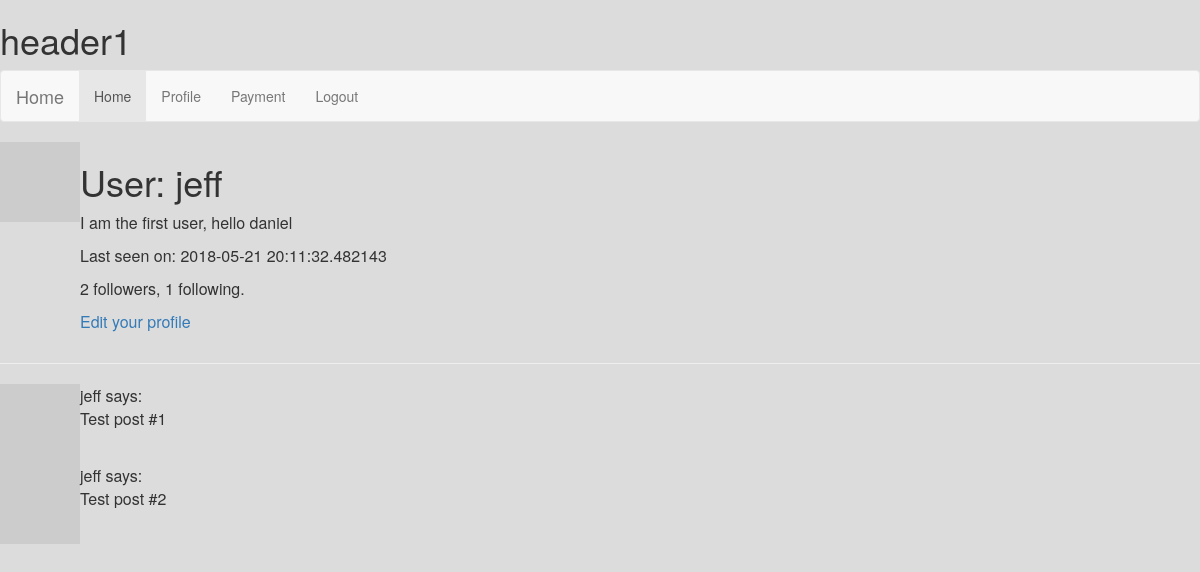
/user/jeff (signed in), run on an earlier commit of the app's database.
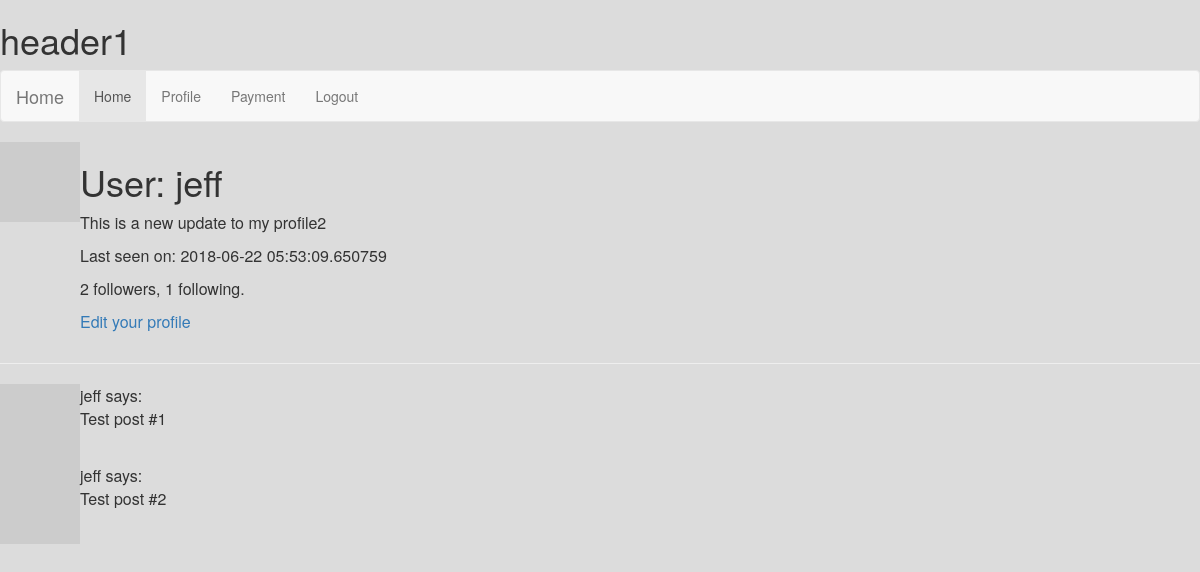
And on a later commit of the database.
### app/models.py (models this page shows, shortened)
class User(UserMixin, db.Model):
    id = db.Column(db.Integer, primary_key=True)
    username = db.Column(db.String(64), index=True, unique=True)
    email = db.Column(db.String(120), index=True, unique=True)
    password_hash = db.Column(db.String(128))
    posts = db.relationship('Post', backref='author', lazy='dynamic')
    about_me = db.Column(db.String(140))
    last_seen = db.Column(db.DateTime, default=datetime.utcnow)
    followed = db.relationship(
        'User', secondary=followers,
        primaryjoin=(followers.c.follower_id == id),
        secondaryjoin=(followers.c.followed_id == id),
        backref=db.backref('followers', lazy='dynamic'), lazy='dynamic')
    def avatar(self, size):
        digest = md5(self.email.lower().encode('utf-8')).hexdigest()
        return 'https://www.gravatar.com/avatar/{}?d=identicon&s={}'.format(
            digest, size)

### app/routes.py (the view)
@app.route('/user/<username>')
@login_required
def user(username):
    user = User.query.filter_by(username=username).first_or_404()
    posts = [
        {'author': user, 'body': 'Test post #1'},
        {'author': user, 'body': 'Test post #2'}
    ]
    return render_template('user.html', user=user, posts=posts)

### app/models.py (called while the page is built)
@login.user_loader
def load_user(id):
    return User.query.get(int(id))

### app/routes.py (called while the page is built)
@app.before_request
def before_request():
    if current_user.is_authenticated:
        current_user.last_seen = datetime.utcnow()
        db.session.commit()

### app/templates/user.html
{% extends "base.html" %}
{% block content %}
    <table>
        <tr valign="top">
            <td><img src="{{ user.avatar(128) }}"></td>
            <td>
                <h1>User: {{ user.username }}</h1>
        {% if user.about_me %}<p>{{ user.about_me }}</p>{% endif %}
        {% if user.last_seen %}<p>Last seen on: {{ user.last_seen }}</p>{% endif %}
        <p>{{ user.followers.count() }} followers, {{ user.followed.count() }} following.</p>
        {% if user == current_user %}
        <p><a href="{{ url_for('edit_profile') }}">Edit your profile</a></p>
        {% elif not current_user.is_following(user) %}
        <p><a href="{{ url_for('follow', username=user.username) }}">Follow</a></p>
        {% else %}
        <p><a href="{{ url_for('unfollow', username=user.username) }}">Unfollow</a></p>
        {% endif %}
            </td>
        </tr>
    </table>
    <hr>
    {% for post in posts %}
        {% include '_post.html' %}
    {% endfor %}
{% endblock %}

### app/templates/base.html (shortened to what this page needs)
<html>
    <head>
      <link rel="stylesheet" href="https://maxcdn.bootstrapcdn.com/bootstrap/3.3.7/css/bootstrap.min.css">
      <link rel="stylesheet" href="{{ url_for('static', filename='edits.css') }}">
    </head>
    <body>
        <h1 id="firsthead">header1</h1>
        {% if current_user.is_authenticated %}
        <nav class="navbar navbar-default">
          <div class="container-fluid">
            <div class="navbar-header">
              <a class="navbar-brand" href="{{ url_for('index') }}">Home</a>
            </div>
            <ul class="nav navbar-nav">
              <li class="active"><a href="{{ url_for('index') }}">Home</a></li>
              {% if current_user.is_anonymous %}
              <li><a href="{{ url_for('login') }}">Login</a></li>
              {% else %}
              <li><a href="{{ url_for('user', username=current_user.username) }}">Profile</a></li>
              <li><a href="{{ url_for('payment') }}">Payment</a></li>
              <li><a href="{{ url_for('logout') }}">Logout</a></li>
              {% endif %}
            </ul>
          </div>
        </nav>
        {% endif %}
        {% block content %}{% endblock %}
    </body>
</html>

### app/templates/_post.html
<table>
        <tr valign="top">
            <td><img src="{{ post.author.avatar(36) }}"></td>
            <td>{{ post.author.username }} says:<br>{{ post.body }}</td>
        </tr>
</table>

### app/static/edits.css (style rules this page uses)
body { background-color: #DCDCDC; }

What changed in the data, as far as the page shows it:
changed User "jeff": about_me "I am the first user, hello daniel" → "This is a new update to my profile2"; last_seen "2018-05-21 20:11:32.482143" → "2018-06-22 05:53:09.650759"
